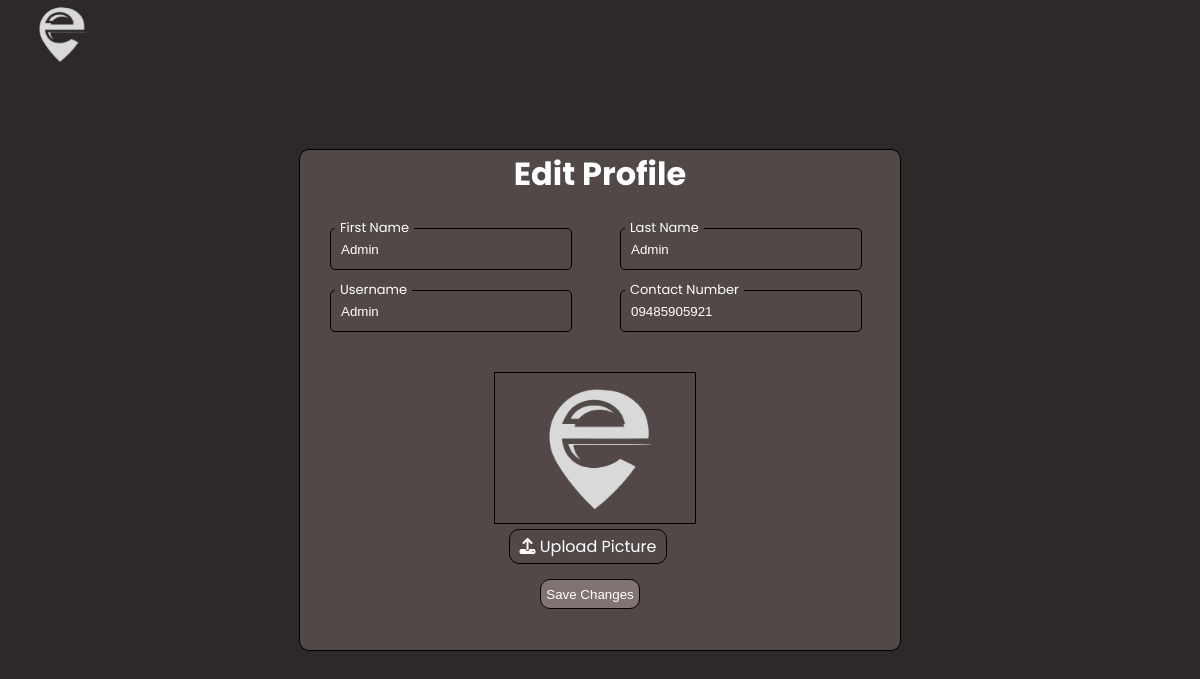
Screenshot of /edit_profile.php?email=admin@gmail.com with the database file from the repository.
### tables this page shows
CREATE TABLE `accounts` (
  `id` int(11) NOT NULL,
  `account_type` varchar(255) NOT NULL,
  `first_name` varchar(255) NOT NULL,
  `last_name` varchar(255) NOT NULL,
  `email` varchar(255) NOT NULL,
  `username` varchar(255) NOT NULL,
  `address` varchar(255) NOT NULL,
  `contact_number` bigint(20) NOT NULL,
  `password` varchar(255) NOT NULL,
  `verification_code` varchar(255) NOT NULL,
  `verification_complete` varchar(255) NOT NULL,
  `user_id` varchar(255) NOT NULL,
  `approved` varchar(255) NOT NULL,
  `profile_picture` varchar(255) NOT NULL
);

### edit_profile.php (the view, shortened to what this page needs)
<?php
    require_once("dbcon.php");
    $email = $_GET['email'];
    $sql = "SELECT * FROM accounts WHERE email = '$email'";
    $user = mysqli_query($conn, $sql);
    $row = mysqli_fetch_assoc($user);
?>
<!DOCTYPE html>
<html lang="en">
<head>
    <link rel="stylesheet" href="edit_profile.css">
</head>
<body>
    <div class="container">
        <div class="header">
            <img src="icon/icon.png" alt="" width="120" onclick="back('<?php echo $email ?>')">
        </div>
        <form action="editProfile_function.php" method="post" enctype="multipart/form-data">
            <h1>Edit Profile</h1>
            <div class="info">
                <div class="edit-profile">
                    <input type="text" id="first_name" name="first_name" value="<?php echo $row['first_name'] ?>" autocomplete="off" required>
                    <label for="first_name">First Name</label>
                </div>
                <div class="edit-profile">
                    <input type="text" id="last_name" name="last_name" autocomplete="off" value="<?php echo $row['last_name'] ?>" required>
                    <label for="last_name">Last Name</label>
                </div>
                <div class="edit-profile">
                    <input type="text" id="username" name="username" autocomplete="off" value="<?php echo $row['username'] ?>" required>
                    <label for="username">Username</label>
                </div>
                <div class="edit-profile">
                    <input type="text" id="contact_number" name="contact_number" value="0<?php echo $row['contact_number'] ?>" autocomplete="off" required>
                    <label for="contact_number">Contact Number</label>
                </div>
                <div class="profile">
                    <div class="profile_pic">
                        <img src="icon/icon.png" alt="" id="image">
                    </div>
                    <div class="uploadbtn">
                        <label for="input"><i class="fa-solid fa-upload"></i> Upload Picture</label>
                    </div>
                </div>
            </div>
            <button class="savebtn" name="save_changes">Save Changes</button>
        </form>
    </div>
</body>
</html>

### edit_profile.css (style rules this page uses)
* { margin: 0; padding: 0; }
body { background: rgb(46, 40, 40); font-family: Poppins, sans-serif; color: white; display: flex; align-items: center; justify-content: center; height: 100vh; }
.container { border: 1px solid black; height: 500px; width: 600px; background: rgb(82, 72, 72); border-radius: 10px; }
.header { position: fixed; left: 0; top: 0; cursor: pointer; }
.container h1 { text-align: center; margin-bottom: 20px; }
.info { display: grid; grid-template-columns: 1fr 1fr; margin-left: 20px; }
.edit-profile { position: relative; margin: 10px; }
.edit-profile label { position: absolute; top: 50%; left: 5px; padding: 0 5px; pointer-events: none; transform: translateY(-50%); transition: 0.3s; }
.edit-profile input { height: 40px; width: 220px; outline: none; padding: 0 10px; background: transparent; border: 1px solid black; border-radius: 5px; color: white; text-transform: capitalize; }
.edit-profile input:focus~label, .edit-profile input:valid~label { top: 0; background: rgb(82, 72, 72); color: white; font-size: 13px; }
.profile { margin-top: 30px; display: flex; flex-direction: column; }
#image { border: 1px solid black; height: 150px; width: 200px; margin-bottom: 10px; display: flex; align-items: center; justify-content: center; margin-left: 60%; object-fit: cover; }
.uploadbtn { margin-left: 65%; }
.profile label { padding: 5px 10px 5px 10px; border: 1px solid black; margin-left: 0px; cursor: pointer; border-radius: 10px; white-space: nowrap; }
.savebtn { margin-top: 20px; background: rgb(129, 115, 115); color: white; border: 1px solid black; height: 30px; width: 100px; border-radius: 10px; margin-left: 40%; cursor: pointer; }

### rows the page displays
accounts: first_name "Admin", last_name "Admin", username "Admin", contact_number "09485905921"
